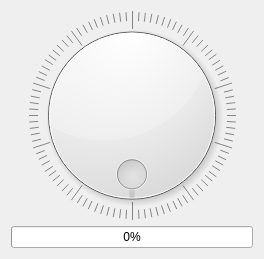
<?xml version="1.0" encoding="UTF-8"?>
<ui version="4.0">
 <class>Widget</class>
 <widget class="QWidget" name="Widget">
  <property name="geometry">
   <rect>
    <x>0</x>
    <y>0</y>
    <width>264</width>
    <height>259</height>
   </rect>
  </property>
  <property name="windowTitle">
   <string>Widget</string>
  </property>
  <layout class="QVBoxLayout" name="verticalLayout_2">
   <item>
    <layout class="QVBoxLayout" name="verticalLayout">
     <item>
      <widget class="QDial" name="dial">
       <property name="maximum">
        <number>100</number>
       </property>
       <property name="wrapping">
        <bool>true</bool>
       </property>
       <property name="notchesVisible">
        <bool>true</bool>
       </property>
      </widget>
     </item>
     <item>
      <widget class="QProgressBar" name="progressBar">
       <property name="value">
        <number>0</number>
       </property>
      </widget>
     </item>
    </layout>
   </item>
  </layout>
 </widget>
 <resources/>
 <connections>
  <connection>
   <sender>dial</sender>
   <signal>valueChanged(int)</signal>
   <receiver>progressBar</receiver>
   <slot>setValue(int)</slot>
   <hints>
    <hint type="sourcelabel">
     <x>295</x>
     <y>419</y>
    </hint>
    <hint type="destinationlabel">
     <x>290</x>
     <y>485</y>
    </hint>
   </hints>
  </connection>
 </connections>
</ui>
